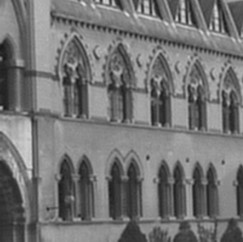
#> input picture lab7/1.jpg, 243 x 242 px, found by its file name
$ python lab7.py
#> lines starting #> are read from the running program, lines starting #| are printed output that depends on the picture
# -*- coding: utf-8 -*-
"""
Created on Fri Mar 12 14:06:30 2021

@author: HP
"""

import cv2
import numpy as np
from numpy.fft import fft2, ifft2  #import the 2D fast fourier transform module from numpy
import matplotlib.pyplot as plt

img = cv2.imread("C:/Users/HP/Desktop/1.jpg",0) #read the original image
#> img is the input picture: shape (242, 243); min 24, max 224, mean 115.3
gaus = cv2.blur(img,(7,7))             #apply gaussian blur to the image with kernel size of 7
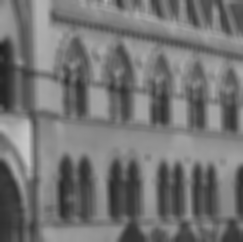
#> gaus: shape (242, 243); min 30, max 200, mean 115.3

kernel = np.ones((5,5)) / 25   #now create a kernel for the degradation function
dummy = np.copy(gaus)          # now copy the gaussian blurred image to another variable called dummy
dummy = fft2(dummy)            #calculate the fourier transform of the blurred image
kernel = fft2(kernel, s = img.shape)     #calculate the fourier transform of the degradation function
kernel = np.conj(kernel) / (np.abs(kernel) ** 2 + 10e-2)  #calculate the weiner function
dummy = dummy * kernel               #now multiply the degraded image with the weiner function
dummy = np.abs(ifft2(dummy))         #perfrom the inverse fourier transfrom on the enhanced image
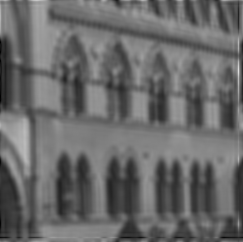
#> dummy: shape (242, 243) float64; min 1, max 221.8, mean 104.9


plt.imshow(img, cmap = 'gray')   #display the original image
plt.title('original'), plt.xticks([]), plt.yticks([])
plt.show()

plt.imshow(gaus, cmap = 'gray')   #display the blurred image
plt.title('blurred'), plt.xticks([]), plt.yticks([])
plt.show()

plt.imshow(dummy, cmap = 'gray')  #display the deblurred image
plt.title('deblurred'), plt.xticks([]), plt.yticks([])
plt.show()
